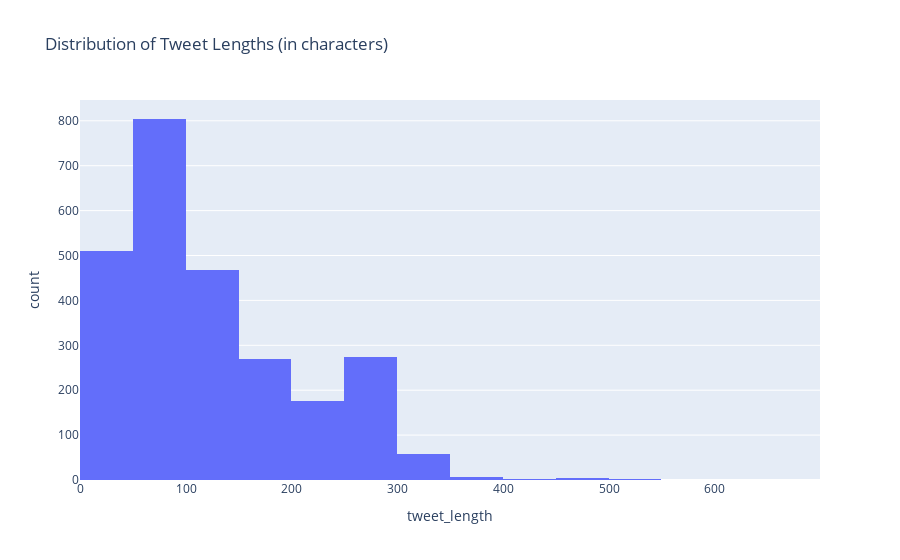

The notebook cell this image was saved under:
### Code cell
Saf_tweets['tweet_length'] = Saf_tweets['Content'].apply(len)
fig = px.histogram(
    Saf_tweets,
    x='tweet_length',
    nbins=30,
    title='Distribution of Tweet Lengths (in characters)'
)
fig.show()

### Figure 1 — Plotly figure (JSON) as saved in the notebook; plotly's stock layout.template omitted (floating-point values rounded to 4 significant figures; data arrays with more than 128 entries replaced by an {"elided": "..."} marker saying what was removed)
{"data": [{"alignmentgroup": "True", "bingroup": "x", "hovertemplate": "tweet_length=%{x}<br>count=%{y}<extra></extra>", "legendgroup": "", "marker": {"color": "#636efa"}, "name": "", "nbinsx": 30, "offsetgroup": "", "orientation": "v", "showlegend": false, "type": "histogram", "x": {"elided": "2573 int values"}, "xaxis": "x", "yaxis": "y"}], "layout": {"barmode": "relative", "legend": {"tracegroupgap": 0}, "title": {"text": "Distribution of Tweet Lengths (in characters)"}, "xaxis": {"anchor": "y", "domain": [0, 1], "title": {"text": "tweet_length"}}, "yaxis": {"anchor": "x", "domain": [0, 1], "title": {"text": "count"}}}}
